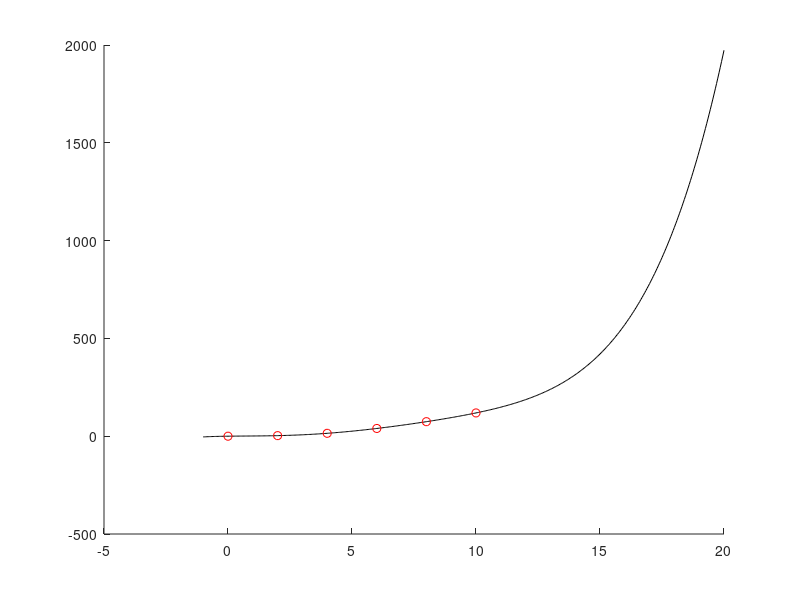

This figure's MATLAB source:
% QUESTÃO 1

clear
clc
hold on

x = -1:0.05:20;
A = [1 0 0 0 0 0; 1 2 2^2 2^3 2^4 2^5; 1 4 4^2 4^3 4^4 4^5; 1 6 6^2 6^3 6^4 6^5; 1 8 8^2 8^3 8^4 8^5; 1 10 10^2 10^3 10^4 10^5];
b = [0 2.90 14.8 39.6 74.3 119]';
X = inv(A) * b;

f = @(t) X(1)+X(2)*t+X(3)*t.^2+X(4)*t.^3+X(5)*t.^4+X(6)*t.^5;

tp = [0 2 4 6 8 10];
fp = b;

plot(x, f(x), "-k")
plot(tp, fp, "or")

f(175)